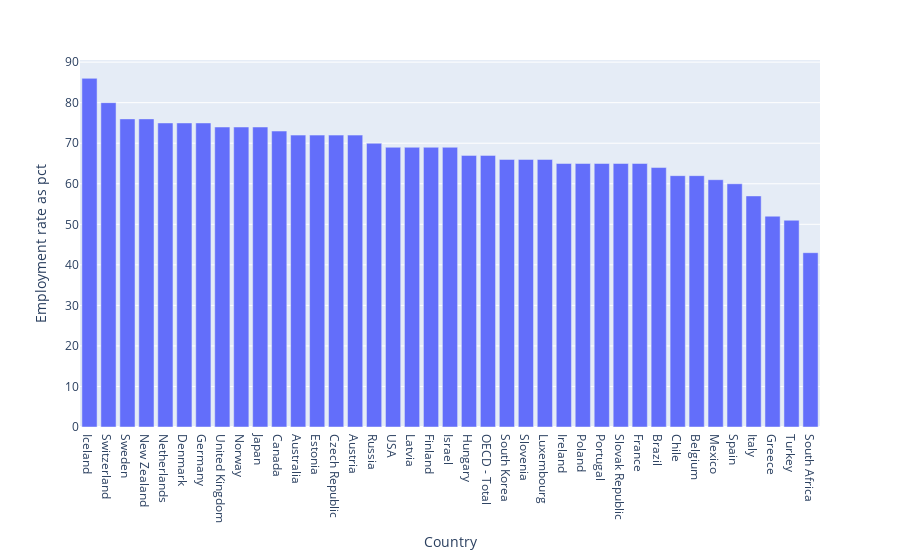

This figure's notebook cell:
### Code cell
adf=df.sort_values(by='Employment rate as pct', ascending=False)
fig = px.bar(adf, x='Country', y='Employment rate as pct')
fig.show()

### Figure 1 — Plotly figure (JSON) as saved in the notebook; plotly's stock layout.template omitted (floating-point values rounded to 4 significant figures)
{"data": [{"alignmentgroup": "True", "hovertemplate": "Country=%{x}<br>Employment rate as pct=%{y}<extra></extra>", "legendgroup": "", "marker": {"color": "#636efa"}, "name": "", "offsetgroup": "", "orientation": "v", "showlegend": false, "textposition": "auto", "type": "bar", "x": ["Iceland", "Switzerland", "Sweden", "New Zealand", "Netherlands", "Denmark", "Germany", "United Kingdom", "Norway", "Japan", "Canada", "Australia", "Estonia", "Czech Republic", "Austria", "Russia", "USA", "Latvia", "Finland", "Israel", "Hungary", "OECD - Total", "South Korea", "Slovenia", "Luxembourg", "Ireland", "Poland", "Portugal", "Slovak Republic", "France", "Brazil", "Chile", "Belgium", "Mexico", "Spain", "Italy", "Greece", "Turkey", "South Africa"], "xaxis": "x", "y": [86, 80, 76, 76, 75, 75, 75, 74, 74, 74, 73, 72, 72, 72, 72, 70, 69, 69, 69, 69, 67, 67, 66, 66, 66, 65, 65, 65, 65, 65, 64, 62, 62, 61, 60, 57, 52, 51, 43], "yaxis": "y"}], "layout": {"autosize": true, "barmode": "relative", "legend": {"tracegroupgap": 0}, "margin": {"t": 60}, "xaxis": {"anchor": "y", "autorange": true, "domain": [0, 1], "range": [-0.5, 38.5], "title": {"text": "Country"}, "type": "category"}, "yaxis": {"anchor": "x", "autorange": true, "domain": [0, 1], "range": [0, 90.53], "title": {"text": "Employment rate as pct"}, "type": "linear"}}}
